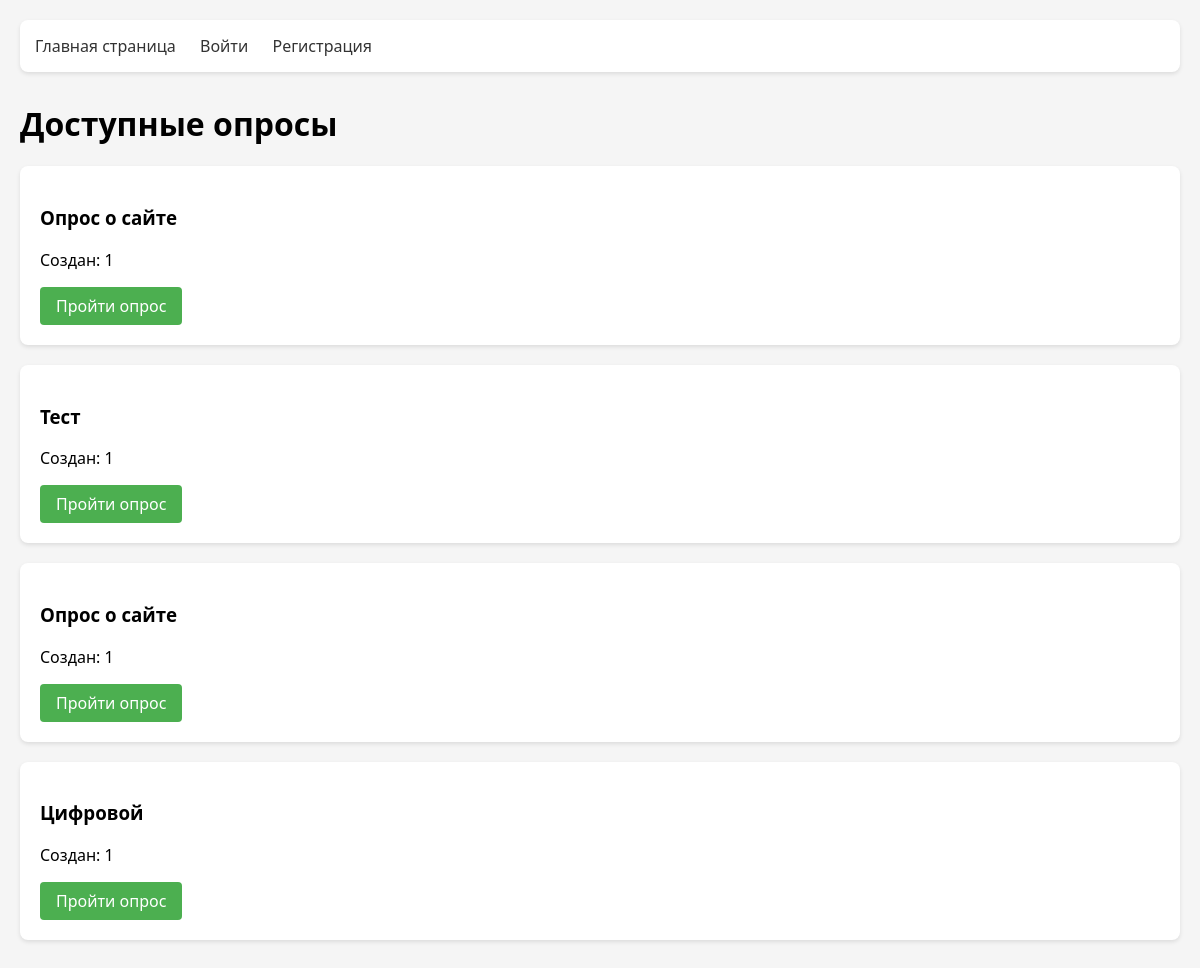
Before: / with the older database file.
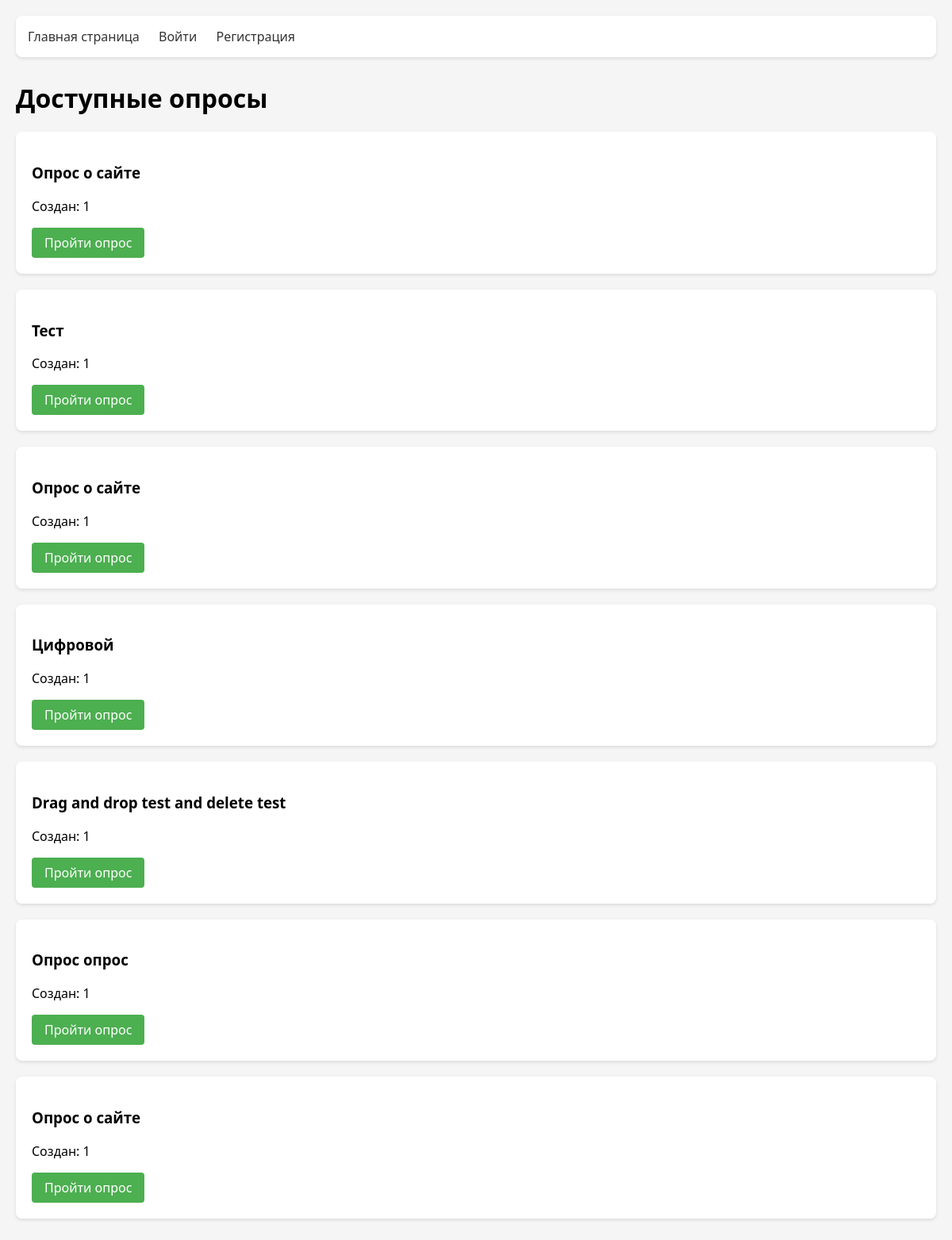
After: the same page with the newer database file.
### app.py (models this page shows)
class Poll(db.Model):
    __tablename__ = 'polls'
    id = db.Column(db.Integer, primary_key=True)
    title = db.Column(db.String(100), nullable=False)
    user_id = db.Column(db.Integer, db.ForeignKey('users.id'), nullable=False, index=True)
    questions = db.relationship('Question', backref='poll', lazy=True, cascade='all, delete-orphan')
    answers = db.relationship('Answer', backref='poll', lazy=True, cascade='all, delete-orphan')

class User(db.Model, UserMixin):
    __tablename__ = 'users'
    id = db.Column(db.Integer, primary_key=True)
    username = db.Column(db.String(80), unique=True, nullable=False)
    password_hash = db.Column(db.String(200), nullable=False)
    polls = db.relationship('Poll', backref='author', lazy=True)
    answers = db.relationship('Answer', backref='user', lazy=True)

### app.py (the view)
@app.route('/')
def index():
    polls = Poll.query.all()
    return render_template('index.html', polls=polls)

### templates/index.html (shortened to what this page needs)
{% extends "base.html" %}
{% block content %}
<h1>Доступные опросы</h1>
<div class="polls-list">
    {% for poll in polls %}
    <div class="poll-card">
        <h3>{{ poll.title }}</h3>
        <p>Создан: {{ poll.author.username }}</p>
        <a href="{{ url_for('view_poll', poll_id=poll.id) }}" class="btn">Пройти опрос</a>
    </div>
    {% else %}
    <p>Нет доступных опросов.</p>
    {% endfor %}
</div>
{% endblock %}

### templates/base.html (shortened to what this page needs)
<!DOCTYPE html>
<html>
<head>
    <link rel="stylesheet" href="{{ url_for('static', filename='styles.css') }}">
</head>
<body>
    <nav>
        <a href="{{ url_for('index') }}">Главная страница</a>
        {% if current_user.is_authenticated %}
            <a href="{{ url_for('create_poll') }}">Создать опрос</a>
            <a href="{{ url_for('logout') }}">Выйти</a>
        {% else %}
            <a href="{{ url_for('login') }}">Войти</a>
            <a href="{{ url_for('register') }}">Регистрация</a>
        {% endif %}
    </nav>
    <div class="container">
        {% block content %}{% endblock %}
    </div>
</body>
</html>

### static/styles.css (style rules this page uses)
body { font-family: 'Segoe UI', Tahoma, Geneva, Verdana, sans-serif; max-width: 1200px; margin: 0 auto; padding: 20px; background-color: #f5f5f5; }
nav { background: #ffffff; padding: 15px; margin-bottom: 30px; border-radius: 8px; box-shadow: 0 2px 4px rgba(0,0,0,0.1); }
nav a { margin-right: 20px; text-decoration: none; color: #333; font-weight: 500; }
.btn { display: inline-block; padding: 8px 16px; background: #4CAF50; color: white; border: none; border-radius: 4px; cursor: pointer; text-decoration: none; transition: background 0.3s; }
.poll-card { background: white; padding: 20px; margin-bottom: 20px; border-radius: 8px; box-shadow: 0 2px 4px rgba(0,0,0,0.1); }

Changed rows visible on the page:
added Poll: title "Drag and drop test and delete test", author.username "1"
added Poll: title "Опрос опрос", author.username "1"
added Poll: title "Опрос о сайте", author.username "1"
